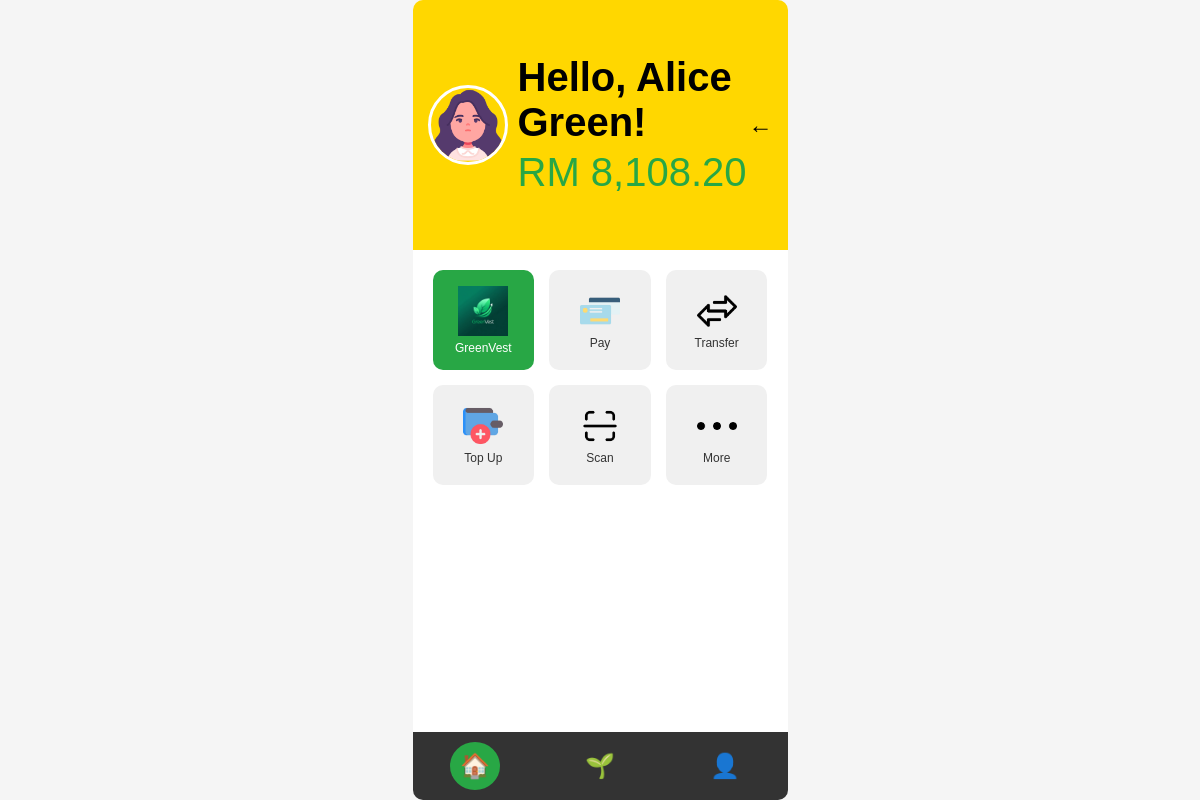
/index.php (signed in), run on the app's committed database.
### tables this page shows
CREATE TABLE `users` (
  `user_id` int(11) NOT NULL,
  `name` varchar(100) NOT NULL,
  `email` varchar(100) NOT NULL,
  `password` varchar(255) NOT NULL,
  `balance` decimal(10,2) DEFAULT 0.00,
  `created_at` timestamp NOT NULL DEFAULT current_timestamp(),
  `profile_image` varchar(255) DEFAULT 'user.png'
);

### index.php (the view, shortened to what this page needs)
<?php
include 'db.php';
$user_id = $_SESSION['user_id'];
$query = "SELECT name, balance, profile_image FROM users WHERE user_id = ?";
$stmt = $conn->prepare($query);
$stmt->bind_param("i", $user_id);
$stmt->execute();
$result = $stmt->get_result();
$user = $result->fetch_assoc();
$profile_image = !empty($user['profile_image']) ? "images/" . $user['profile_image'] : "images/default.png";
?>
<!DOCTYPE html>
<html lang="en">
<head>
    <link rel="stylesheet" href="index.css">
</head>
<body>
    <div class="container">
        <header class="header">
            <div class="profile">
                <img src="<?php echo htmlspecialchars($profile_image); ?>" alt="Profile Image" class="profile-icon">
                <div>
                    <div class="greeting">Hello, <?php echo htmlspecialchars($user['name']); ?>!</div>
                    <div class="balance">RM <?php echo number_format($user['balance'], 2); ?></div>
                </div>
            </div>
            <a href="logout.php" class="logout">←</a>
        </header>
        <main class="main-content">
            <div class="grid">
                <a href="greenvest.php" class="grid-item greenvest">
                    <img src="images/GreenVest logo.jpeg" alt="GreenVest Logo">
                    <span>GreenVest</span>
                </a>
                <a href="pay.php" class="grid-item">
                    <img src="images/pay.png" alt="Pay Icon">
                    <span>Pay</span>
                </a>
                <a href="transfer.php" class="grid-item">
                    <img src="images/transfer.png" alt="Transfer Icon">
                    <span>Transfer</span>
                </a>
                <a href="topup.php" class="grid-item">
                    <img src="images/topup.png" alt="Top Up Icon">
                    <span>Top Up</span>
                </a>
                <a href="#" class="grid-item">
                    <img src="images/scan.png" alt="Scan Icon">
                    <span>Scan</span>
                </a>
                <a href="#" class="grid-item">
                    <img src="images/more.png" alt="More Icon">
                    <span>More</span>
                </a>
            </div>
        </main>
        <footer class="footer">
            <a href="index.php" class="active">🏠</a>
            <a href="greenvest.php">🌱</a>
            <a href="profile.php">👤</a>
        </footer>
    </div>
</body>
</html>

### index.css (style rules this page uses)
* { margin: 0; padding: 0; box-sizing: border-box; font-family: Arial, sans-serif; }
html, body { width: 375px; margin: 0 auto; height: 100vh; background-color: #f5f5f5; overflow-x: hidden; border-radius: 10px; }
.container { display: flex; flex-direction: column; height: 100%; }
.header { background-color: #ffd700; padding: 15px; display: flex; justify-content: space-between; align-items: center; height: 250px; }
.header .profile { display: flex; align-items: center; }
.profile-icon { width: 80px !important; height: 80px !important; object-fit: cover !important; border-radius: 50% !important; margin-right: 10px !important; border: 3px solid #fff !important; display: block !important; }
.header .greeting { font-size: 40px; font-weight: bold; }
.header .balance { font-size: 40px; color: #28a745; margin-top: 5px; }
.header .logout { font-size: 24px; color: #000; text-decoration: none; }
.main-content { flex: 1; padding: 20px; overflow-y: auto; background-color: #fff; }
.grid { display: grid; grid-template-columns: repeat(3, 1fr); gap: 15px; }
.grid-item { background-color: #f0f0f0; height: 100px; border-radius: 10px; display: flex; flex-direction: column; align-items: center; justify-content: center; text-align: center; text-decoration: none; color: #333; font-size: 12px; transition: transform 0.2s; }
.grid-item img { width: 40px; height: 40px; margin-bottom: 5px; }
.grid-item.greenvest { background-color: #28a745; color: #fff; }
.grid-item.greenvest img { width: 50px; height: 50px; }
.footer { background-color: #333; padding: 10px 0; display: flex; justify-content: space-around; position: sticky; bottom: 0; }
.footer a { color: #fff; text-decoration: none; font-size: 24px; padding: 10px; }
.footer a.active { background-color: #28a745; border-radius: 50%; }

### data on the page
users: profile_image (picture), name "Alice Green", balance "8,108.20"
